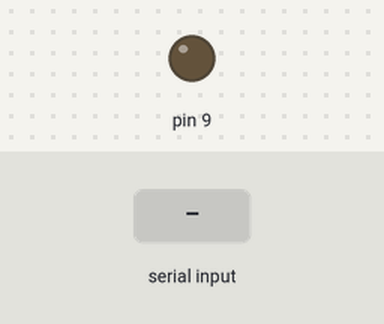
Simulated run of this sketch. Board: Arduino Uno, built with avr-gcc and run on an emulated ATmega328P. On the bench: output pins drawn as LEDs (lit = HIGH). Inputs (shaded band) come from the test bench.

Above: at 1.2 s.
1.3 s: "0" received over Serial
At 2.6 s:
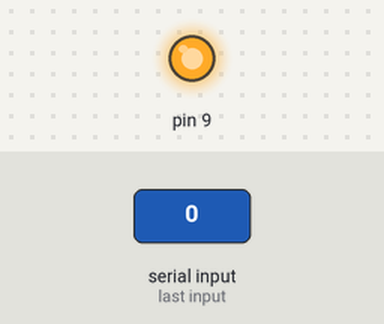
2.9 s: "1" received over Serial
At 3.4 s:
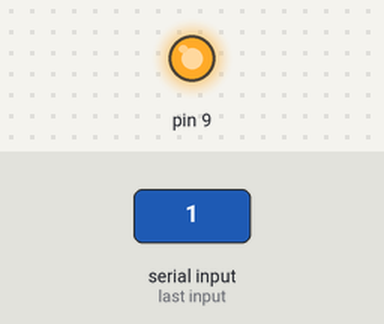
Timing chart, 0 to 5.9 s (numbered marks = the images above; inputs shaded):
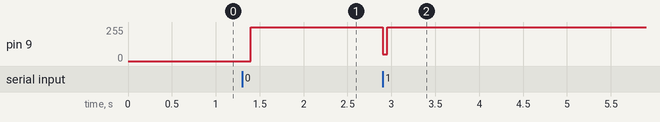

The sketch:

motorWindNetworked.ino
```cpp
int reading = 0;
float avg = 0.0f;
float _max = 5;

int motorMax = 254;
int motorMin = 155;

boolean bound = false;
boolean mode; /*  1 = breeze, 0 = sensor */

void setup(){
  pinMode(9,OUTPUT);

  Serial.begin(9600);
}

void loop(){

  if(bound){
    if(mode){
      reading = analogRead(0);
      avg = (avg * 2 + reading)/3;

      _max = max(_max,avg);

      if(round(avg) > 1){
        int value = map(round(avg),1,round(_max),motorMin,motorMax);
        Serial.write(value);
      }else{
        Serial.write(0);
      }
    }else if(!mode){
      byte incoming = Serial.read();
      analogWrite(9,incoming);
    }
  }else{

    if(Serial.available()>0){
      char val = Serial.read();
      mode = (boolean)(val == '1');
      bound = true;
    }
  }

  delay(50);
}
```

Measured:
- after the input at 1.3 s, pin 9: 0/255 → 255/255 after 0.10 s
- after the input at 2.9 s, pin 9: 255/255 → 49/255 at once, → 255/255 0.05 s later
